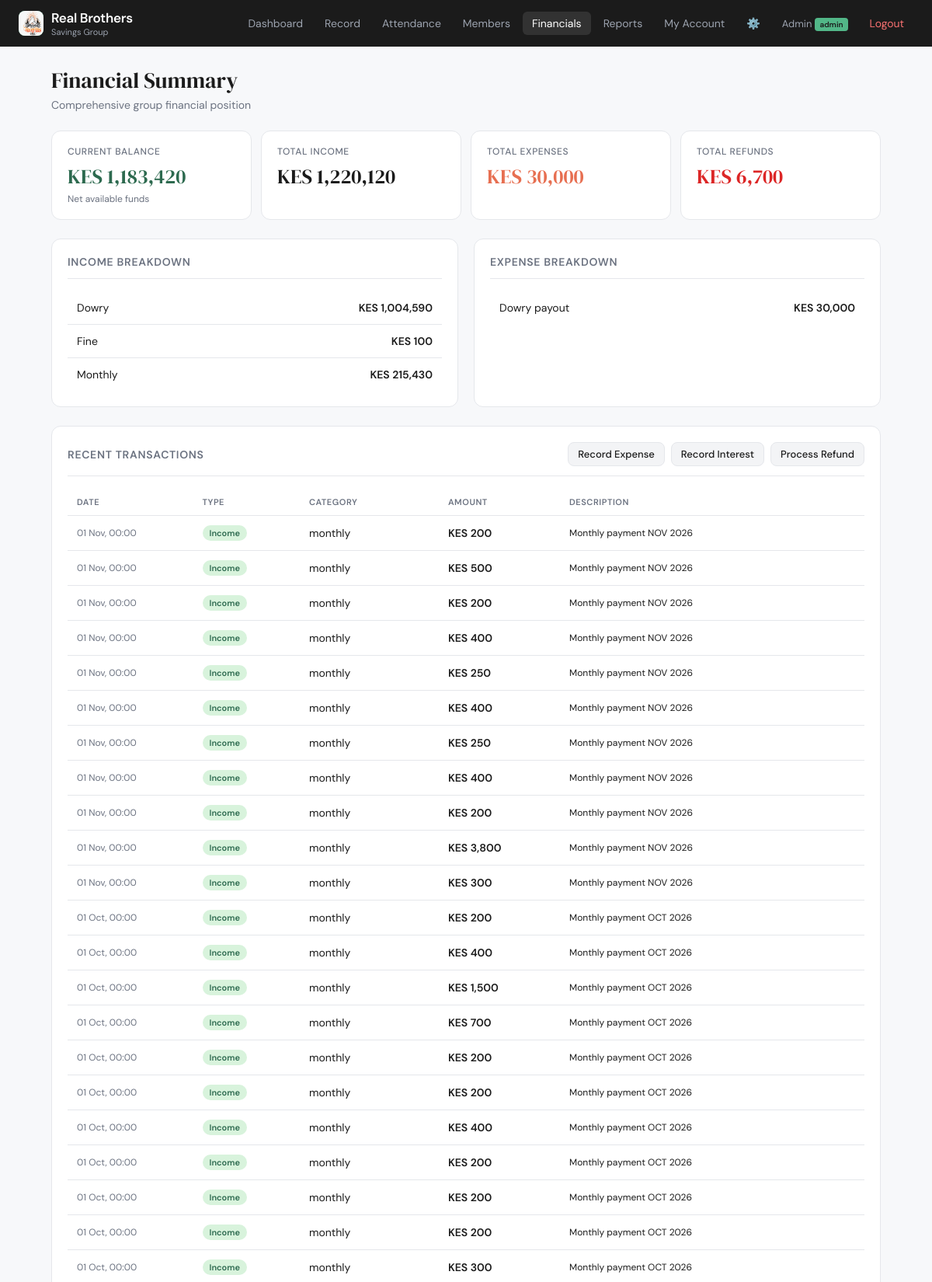
The page /admin/financials (signed in, upper part) on the database its author committed.
### models.py (models this page shows)
class Transaction(db.Model):
    __tablename__ = 'transactions'
    id = db.Column(db.Integer, primary_key=True)
    type = db.Column(db.String(20), nullable=False) # Income, Expense, Refund
    category = db.Column(db.String(50)) # monthly, dowry_payout, interest, etc.
    amount = db.Column(db.Float, nullable=False)
    description = db.Column(db.String(200))
    reference_id = db.Column(db.Integer) # ID of the specific record (Payment ID, Expense ID, etc.)
    timestamp = db.Column(db.DateTime, default=datetime.utcnow)

### app.py (the view)
@app.route('/admin/financials')
@admin_required
def financials():
    fins = get_financial_summary()
    transactions = Transaction.query.order_by(Transaction.timestamp.desc()).limit(100).all()
    return render_template('financials.html', fins=fins, transactions=transactions)

### rbac.py (called while the page is built)
def admin_required(f):
    @wraps(f)
    def decorated(*args, **kwargs):
        if 'user_id' not in session:
            flash('Please log in first.', 'error')
            return redirect(url_for('login'))
        user = Member.query.get(session['user_id'])
        if not user or user.role not in ['admin', 'super_admin']:
            flash('🔧 Admin access required.', 'error')
            return redirect(url_for('dashboard'))
        return f(*args, **kwargs)
    return decorated

### templates/financials.html (shortened to what this page needs)
{% extends "base.html" %}
{% block content %}
<h1 class="page-title">Financial Summary</h1>
<p class="page-sub">Comprehensive group financial position</p>
<div class="stat-grid">
  <div class="stat-card">
    <div class="stat-label">Current Balance</div>
    <div class="stat-value green">KES {{ "{:,.0f}".format(fins.current_balance) }}</div>
    <div class="stat-sub">Net available funds</div>
  </div>
  <div class="stat-card">
    <div class="stat-label">Total Income</div>
    <div class="stat-value">KES {{ "{:,.0f}".format(fins.total_income) }}</div>
  </div>
  <div class="stat-card">
    <div class="stat-label">Total Expenses</div>
    <div class="stat-value amber">KES {{ "{:,.0f}".format(fins.total_expenses) }}</div>
  </div>
  <div class="stat-card">
    <div class="stat-label">Total Refunds</div>
    <div class="stat-value red" style="color:#DC2626;">KES {{ "{:,.0f}".format(fins.total_refunds) }}</div>
  </div>
</div>
<div style="display:grid; grid-template-columns: 1fr 1fr; gap:20px; margin-bottom:24px;">
  <div class="card">
    <div class="card-header"><span class="card-title">Income Breakdown</span></div>
    <table>
      {% for cat, amt in fins.income_breakdown.items() %}
      <tr><td>{{ cat|capitalize }}</td><td style="text-align:right; font-weight:600;">KES {{ "{:,.0f}".format(amt) }}</td></tr>
      {% endfor %}
    </table>
  </div>
  <div class="card">
    <div class="card-header"><span class="card-title">Expense Breakdown</span></div>
    <table>
      {% for cat, amt in fins.expense_breakdown.items() %}
      <tr><td>{{ cat|capitalize }}</td><td style="text-align:right; font-weight:600;">KES {{ "{:,.0f}".format(amt) }}</td></tr>
      {% endfor %}
    </table>
  </div>
</div>
<div class="card">
  <div class="card-header">
    <span class="card-title">Recent Transactions</span>
    <div style="display:flex; gap:8px;">
      <a href="{{ url_for('record_expense') }}" class="btn btn-secondary btn-sm">Record Expense</a>
      <a href="{{ url_for('record_interest') }}" class="btn btn-secondary btn-sm">Record Interest</a>
      <a href="{{ url_for('process_refund') }}" class="btn btn-secondary btn-sm">Process Refund</a>
    </div>
  </div>
  <div class="table-wrap">
    <table>
      <thead><tr><th>Date</th><th>Type</th><th>Category</th><th>Amount</th><th>Description</th></tr></thead>
      <tbody>
      {% for t in transactions %}
      <tr>
        <td style="font-size:12px; color:#6B7280;">{{ t.timestamp.strftime('%d %b, %H:%M') }}</td>
        <td><span class="badge {{ 'badge-green' if t.type=='Income' else 'badge-amber' if t.type=='Expense' else 'badge-red' }}">{{ t.type }}</span></td>
        <td>{{ t.category }}</td>
        <td style="font-weight:600;">KES {{ "{:,.0f}".format(t.amount) }}</td>
        <td style="font-size:12px;">{{ t.description }}</td>
      </tr>
      {% endfor %}
      </tbody>
    </table>
  </div>
</div>
{% endblock %}

### templates/base.html (style rules this page uses)
:root { --green: #2D6A4F; --green-light: #52B788; --green-pale: #D8F3DC; --amber: #E76F51; --amber-pale: #FDEBD0; --gold: #F4A261; --dark: #1B1B1B; --gray: #6B7280; --gray-light: #F3F4F6; --border: #E5E7EB; --white: #FFFFFF; --radius: 12px; --radius-sm: 8px; }
* { box-sizing: border-box; margin: 0; padding: 0; }
body { font-family: 'DM Sans', sans-serif; background: #F7F8FA; color: var(--dark); min-height: 100vh; }
h1, h2, h3 { font-family: 'DM Serif Display', serif; font-weight: 400; }
a { color: var(--green); text-decoration: none; }
.page-title { font-size: 28px; color: var(--dark); margin-bottom: 4px; }
.page-sub { color: var(--gray); font-size: 14px; margin-bottom: 24px; }
.card { background: var(--white); border-radius: var(--radius); border: 1px solid var(--border); padding: 20px; }
.card-header { display: flex; align-items: center; justify-content: space-between; margin-bottom: 16px; padding-bottom: 12px; border-bottom: 1px solid var(--border); }
.card-title { font-family: 'DM Sans', sans-serif; font-size: 14px; font-weight: 600; color: var(--gray); text-transform: uppercase; letter-spacing: 0.05em; }
.stat-grid { display: grid; grid-template-columns: repeat(auto-fit, minmax(180px, 1fr)); gap: 12px; margin-bottom: 24px; }
.stat-card { background: var(--white); border-radius: var(--radius); border: 1px solid var(--border); padding: 18px 20px; }
.stat-label { font-size: 12px; font-weight: 500; color: var(--gray); text-transform: uppercase; letter-spacing: 0.05em; margin-bottom: 6px; }
.stat-value { font-size: 26px; font-family: 'DM Serif Display', serif; color: var(--dark); }
.stat-value.green { color: var(--green); }
.stat-value.amber { color: var(--amber); }
.stat-sub { font-size: 12px; color: var(--gray); margin-top: 3px; }
.table-wrap { overflow-x: auto; }
table { width: 100%; border-collapse: collapse; font-size: 14px; }
th { font-size: 11px; font-weight: 600; color: var(--gray); text-transform: uppercase; letter-spacing: 0.05em; padding: 10px 12px; text-align: left; border-bottom: 1px solid var(--border); }
td { padding: 12px 12px; border-bottom: 1px solid var(--border); color: var(--dark); vertical-align: middle; }
tr:last-child td { border-bottom: none; }
.badge { display: inline-flex; align-items: center; gap: 4px; font-size: 11px; font-weight: 600; padding: 3px 9px; border-radius: 20px; white-space: nowrap; }
.badge-green { background: var(--green-pale); color: var(--green); }
.btn { display: inline-flex; align-items: center; gap: 6px; padding: 9px 18px; border-radius: var(--radius-sm); font-size: 14px; font-weight: 500; cursor: pointer; transition: all 0.15s; border: none; font-family: 'DM Sans', sans-serif; }
.btn-secondary { background: var(--gray-light); color: var(--dark); border: 1px solid var(--border); }
.btn-sm { padding: 6px 12px; font-size: 13px; }

### rows shown on the page
Transaction: timestamp "01 Nov, 00:00", type "Income", category "monthly", amount "200", description "Monthly payment NOV 2026"
Transaction: timestamp "01 Nov, 00:00", type "Income", category "monthly", amount "500", description "Monthly payment NOV 2026"
Transaction: timestamp "01 Nov, 00:00", type "Income", category "monthly", amount "200", description "Monthly payment NOV 2026"
Transaction: timestamp "01 Nov, 00:00", type "Income", category "monthly", amount "400", description "Monthly payment NOV 2026"
Transaction: timestamp "01 Nov, 00:00", type "Income", category "monthly", amount "250", description "Monthly payment NOV 2026"
Transaction: timestamp "01 Nov, 00:00", type "Income", category "monthly", amount "400", description "Monthly payment NOV 2026"
Transaction: timestamp "01 Nov, 00:00", type "Income", category "monthly", amount "250", description "Monthly payment NOV 2026"
Transaction: timestamp "01 Nov, 00:00", type "Income", category "monthly", amount "400", description "Monthly payment NOV 2026"
Transaction: timestamp "01 Nov, 00:00", type "Income", category "monthly", amount "200", description "Monthly payment NOV 2026"
Transaction: timestamp "01 Nov, 00:00", type "Income", category "monthly", amount "3,800", description "Monthly payment NOV 2026"
Transaction: timestamp "01 Nov, 00:00", type "Income", category "monthly", amount "300", description "Monthly payment NOV 2026"
Transaction: timestamp "01 Oct, 00:00", type "Income", category "monthly", amount "200", description "Monthly payment OCT 2026"
Transaction: timestamp "01 Oct, 00:00", type "Income", category "monthly", amount "400", description "Monthly payment OCT 2026"
Transaction: timestamp "01 Oct, 00:00", type "Income", category "monthly", amount "1,500", description "Monthly payment OCT 2026"
Transaction: timestamp "01 Oct, 00:00", type "Income", category "monthly", amount "700", description "Monthly payment OCT 2026"
Transaction: timestamp "01 Oct, 00:00", type "Income", category "monthly", amount "200", description "Monthly payment OCT 2026"
Transaction: timestamp "01 Oct, 00:00", type "Income", category "monthly", amount "200", description "Monthly payment OCT 2026"
Transaction: timestamp "01 Oct, 00:00", type "Income", category "monthly", amount "400", description "Monthly payment OCT 2026"
Transaction: timestamp "01 Oct, 00:00", type "Income", category "monthly", amount "200", description "Monthly payment OCT 2026"
Transaction: timestamp "01 Oct, 00:00", type "Income", category "monthly", amount "200", description "Monthly payment OCT 2026"
Transaction: timestamp "01 Oct, 00:00", type "Income", category "monthly", amount "200", description "Monthly payment OCT 2026"
Transaction: timestamp "01 Oct, 00:00", type "Income", category "monthly", amount "300", description "Monthly payment OCT 2026"

### other values the page prints
{{ session.name }} "Admin"
{{ session.role }} "admin"
{{ "{:,.0f}".format(fins.current_balance) }} "1,183,420"
{{ "{:,.0f}".format(fins.total_income) }} "1,220,120"
{{ "{:,.0f}".format(fins.total_expenses) }} "30,000"
{{ "{:,.0f}".format(fins.total_refunds) }} "6,700"
{{ cat|capitalize }} "Dowry" "Fine" "Monthly"
{{ "{:,.0f}".format(amt) }} "1,004,590" "100" "215,430"
{{ cat|capitalize }} "Dowry payout"
{{ "{:,.0f}".format(amt) }} "30,000"
